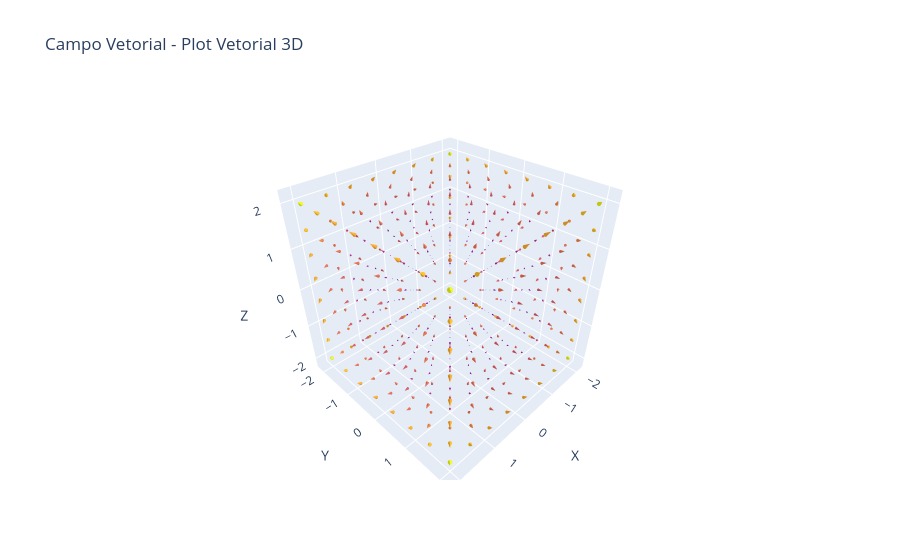

Write notebook code for a chart like this one.
### Markdown cell above
---
## Engenharia Elétrica em 3D com Python para Eletromag e Circuitos Elétricos
---

### Code cell
# 📦 Imports
import sympy as sp
import numpy as np
import plotly.graph_objects as go
from plotly.subplots import make_subplots

# 🌐 Símbolos padrão
x, y, z = sp.symbols('x y z')

# 📌 Funções vetoriais e escalares
def grad(f, vars=[x, y, z]):
    return [sp.diff(f, v) for v in vars]

def div(F, vars=[x, y, z]):
    return sum(sp.diff(F[i], vars[i]) for i in range(len(vars)))

def curl(F, vars=[x, y, z]):
    Fx, Fy, Fz = F
    return sp.Matrix([
        sp.diff(Fz, vars[1]) - sp.diff(Fy, vars[2]),
        sp.diff(Fx, vars[2]) - sp.diff(Fz, vars[0]),
        sp.diff(Fy, vars[0]) - sp.diff(Fx, vars[1]),
    ])

# 📌 Determinante
def det(matrix):
    return sp.Matrix(matrix).det()

# 📌 Regra de Cramer
def cramer(A, b):
    A = sp.Matrix(A)
    b = sp.Matrix(b)
    detA = A.det()
    if detA == 0:
        raise ValueError("Sistema indeterminado ou impossível (matriz singular)")
    vars = sp.symbols(f'x0:{len(b)}')
    sol = {}
    for i in range(len(b)):
        Ai = A.copy()
        Ai[:, i] = b
        sol[vars[i]] = Ai.det() / detA
    return sol

# 📊 Plotador de campo vetorial 3D
def plotar_campo_vetorial(F, nome='Campo'):
    # Converte componentes simbólicos em funções numéricas (lambdas)
    # Certifica-se de que F é uma lista/tupla para iterar sobre os componentes
    F_list = list(F) if isinstance(F, sp.Matrix) else F
    f_lambdas = [sp.lambdify((x, y, z), comp, modules='numpy') for comp in F_list]

    # Cria a grade de pontos
    pts = np.linspace(-2, 2, 8)
    X, Y, Z = np.meshgrid(pts, pts, pts)

    # Avalia os componentes do campo nos pontos da grade
    # e garante que o resultado seja um array NumPy, mesmo para componentes constantes
    evaluated_components = []
    for f_lambda in f_lambdas:
        result = f_lambda(X, Y, Z)
        # Verifica se o resultado é um escalar (como um inteiro 0)
        if np.isscalar(result):
            # Se for um escalar, cria um array com o mesmo formato de X preenchido com o escalar
            result = np.full_like(X, result)
        evaluated_components.append(result)

    # Desempacota os componentes avaliados (agora garantidamente arrays NumPy)
    U, V, W = evaluated_components
    
    # Cria a figura usando Plotly Cone
    fig = go.Figure(data=go.Cone(
        x=X.flatten(), y=Y.flatten(), z=Z.flatten(),
        u=U.flatten(), v=V.flatten(), w=W.flatten(),
        sizemode='absolute', sizeref=2, showscale=False
    ))

    # Configura layout
    fig.update_layout(
        title=f'{nome} - Plot Vetorial 3D',
        scene=dict(
            xaxis_title='X',
            yaxis_title='Y',
            zaxis_title='Z'
        )
    )
    fig.show()


class Matrizes:
    def __init__(self):
        self.matriz = None
        self.vetor = None
    def calcularDeterminante(self, matriz):
        self.matriz = matriz
        return det(matriz)
    def calcularRegraCramer(self, A, b):
        self.matriz = A
        self.vetor = b

        return cramer(A, b)
    

    

class Calculadora:
    def __init__(self, symbols):
        self.matrizes = Matrizes()
        self.symbols = symbols

    def calcular(self, operacao, *args):
        if operacao == "determinante":
            return self.matrizes.calcularDeterminante(args[0])
        elif operacao == "regra_cramer":
            return self.matrizes.calcularRegraCramer(args[0], args[1])
        
# Exemplo de uso
calc = Calculadora([x, y, z])
# Exemplo de campo vetorial
F = sp.Matrix([x**2, y**2, z**2])
# Plotando o campo vetorial
plotar_campo_vetorial(F, nome='Campo Vetorial')
# Exemplo de uso da calculadora
det_result = calc.calcular("determinante", [[1, 2], [3, 4]])
print("📐 Determinante:", det_result
        
        )


CalculoVetorial.plot_xz_campo(F, 'Campo Vetorial de uma funcação F')

### Figure 1 — Plotly figure (JSON) as saved in the notebook; plotly's stock layout.template omitted (floating-point values rounded to 4 significant figures; data arrays with more than 128 entries replaced by an {"elided": "..."} marker saying what was removed)
{"data": [{"showscale": false, "sizemode": "absolute", "sizeref": 2, "type": "cone", "u": {"elided": "512 float values"}, "v": {"elided": "512 float values"}, "w": {"elided": "512 float values"}, "x": {"elided": "512 float values"}, "y": {"elided": "512 float values"}, "z": {"elided": "512 float values"}}], "layout": {"scene": {"xaxis": {"title": {"text": "X"}}, "yaxis": {"title": {"text": "Y"}}, "zaxis": {"title": {"text": "Z"}}}, "title": {"text": "Campo Vetorial - Plot Vetorial 3D"}}}
